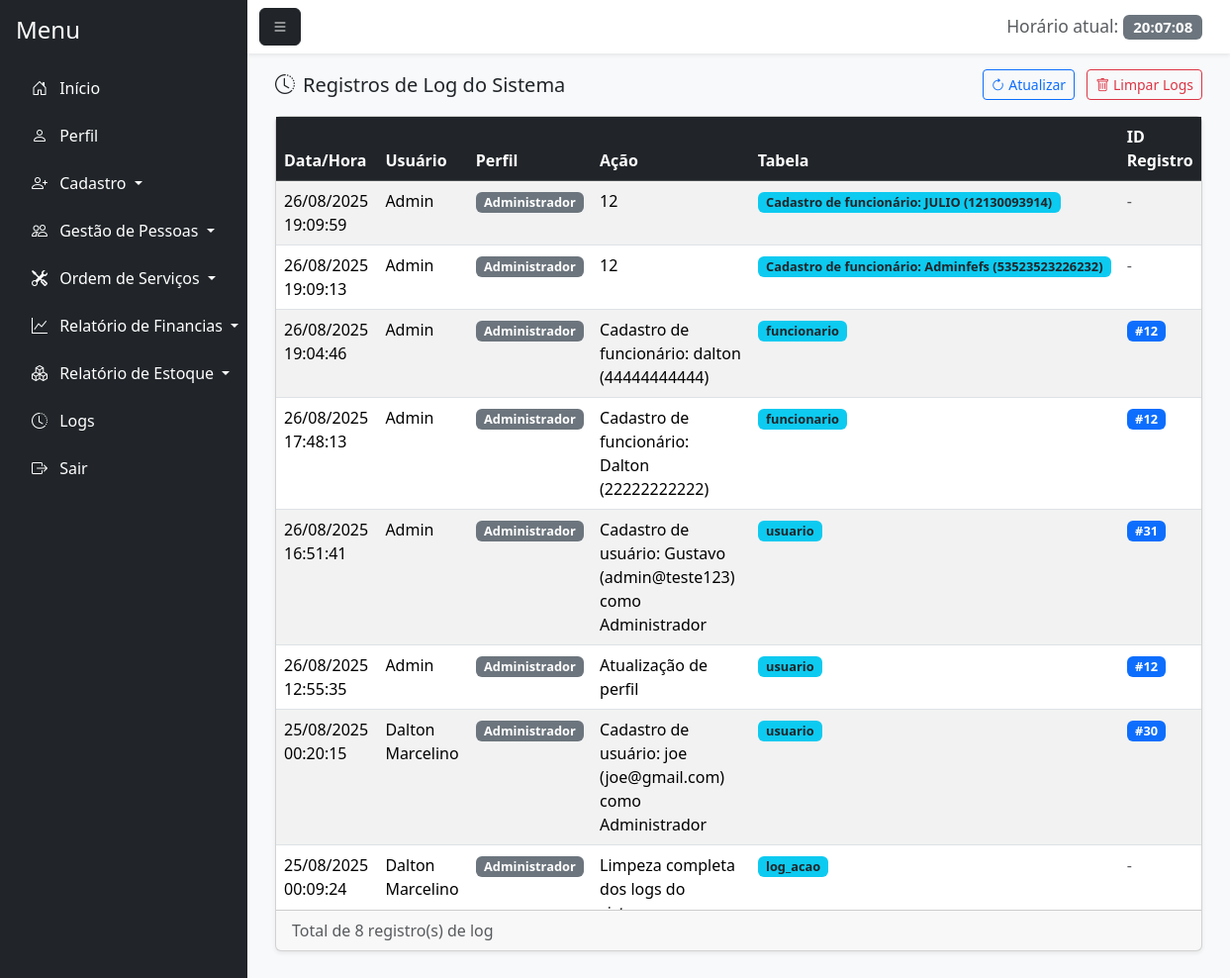
The page /logs.php (signed in) on the database its author committed.
### tables this page shows
CREATE TABLE `log_acao` (
  `id_log` int(11) NOT NULL,
  `id_usuario` int(11) NOT NULL,
  `id_perfil` int(11) NOT NULL,
  `acao` varchar(255) NOT NULL,
  `tabela_afetada` varchar(100) NOT NULL,
  `id_registro` int(11) DEFAULT NULL,
  `data_hora` timestamp NOT NULL DEFAULT current_timestamp()
);

CREATE TABLE `usuario` (
  `id_usuario` int(11) NOT NULL,
  `nome_usuario` varchar(100) NOT NULL,
  `senha` varchar(255) NOT NULL,
  `email` varchar(100) NOT NULL,
  `senha_temporaria` tinyint(1) DEFAULT 0,
  `id_perfil` int(11) NOT NULL,
  `status` enum('Ativo','Inativo') DEFAULT 'Ativo',
  `id_motivo_inatividade` int(11) DEFAULT NULL,
  `data_inatividade` date DEFAULT NULL,
  `observacao_inatividade` text DEFAULT NULL
);

CREATE TABLE `perfil` (
  `id_perfil` int(11) NOT NULL,
  `nome_perfil` varchar(100) NOT NULL
);

### logs.php (the view, shortened to what this page needs)
<?php
require_once 'conexao.php';
$sql = "SELECT l.*, u.nome_usuario, p.nome_perfil
        FROM log_acao l
        JOIN usuario u ON l.id_usuario = u.id_usuario
        JOIN perfil p ON l.id_perfil = p.id_perfil
        ORDER BY l.data_hora DESC";
$stmt = $pdo->query($sql);
$logs = $stmt->fetchAll(PDO::FETCH_ASSOC);
?>
<!DOCTYPE html>
<html lang="pt-BR">
<head>
    <link href="https://cdn.jsdelivr.net/npm/bootstrap@5.3.7/dist/css/bootstrap.min.css" rel="stylesheet">
    <link href="https://cdn.jsdelivr.net/npm/bootstrap-icons@1.11.1/font/bootstrap-icons.css" rel="stylesheet">
</head>
<body>
<div class="d-flex vh-100 bg-light">
    <nav id="sidebar" class="bg-dark text-white p-3" style="width: 250px;">
        <h4 class="mb-4">Menu</h4>
        <ul class="nav flex-column">
            <li class="nav-item mb-2">
                <a href="principal.php" class="nav-link text-white"><i class="bi bi-house-door me-2"></i> Início</a>
            </li>
            <li class="nav-item mb-2">
                <a href="perfil.php" class="nav-link text-white"><i class="bi bi-person me-2"></i> Perfil</a>
            </li>
            <li class="nav-item mb-2 dropdown">
                <a class="nav-link text-white dropdown-toggle" href="#" id="cadastroDropdown" role="button" data-bs-toggle="dropdown" aria-expanded="false">
                    <i class="bi bi-person-plus me-2"></i> Cadastro
                </a>
            </li>
            <li class="nav-item mb-2 dropdown">
                <a class="nav-link text-white dropdown-toggle" href="#" id="gestaoDropdown" role="button" data-bs-toggle="dropdown" aria-expanded="false">
                    <i class="bi bi-people me-2"></i> Gestão de Pessoas
                </a>
            </li>
            <li class="nav-item mb-2 dropdown">
                <a class="nav-link text-white dropdown-toggle" href="#" id="ordemDropdown" role="button" data-bs-toggle="dropdown" aria-expanded="false">
                    <i class="bi bi-tools me-2"></i> Ordem de Serviços
                </a>
            </li>
            <li class="nav-item mb-2 dropdown">
                <a class="nav-link text-white dropdown-toggle" href="#" id="financiasDropdown" role="button" data-bs-toggle="dropdown" aria-expanded="false">
                    <i class="bi bi-graph-up me-2"></i> Relatório de Financias
                </a>
            </li>
            <li class="nav-item mb-2 dropdown">
                <a class="nav-link text-white dropdown-toggle" href="#" id="estoqueDropdown" role="button" data-bs-toggle="dropdown" aria-expanded="false">
                    <i class="bi bi-boxes me-2"></i> Relatório de Estoque
                </a>
            </li>
            <li class="nav-item mb-2">
                <a href="logs.php" class="nav-link text-white active">
                    <i class="bi bi-clock-history me-2"></i> Logs
                </a>
            </li>
            <li class="nav-item">
                <a href="index.php" class="nav-link text-white"><i class="bi bi-box-arrow-right me-2"></i> Sair</a>
            </li>
        </ul>
    </nav>
    <div class="flex-grow-1 d-flex flex-column">
        <nav class="navbar navbar-light bg-white shadow-sm">
            <div class="container-fluid">
                <button class="btn btn-dark" id="menu-toggle"><i class="bi bi-list"></i></button>
                <span class="navbar-brand mb-0 h1">
                    <small class="text-muted">Horário atual:</small>
                    <span id="liveClock" class="badge bg-secondary"></span>
                </span>
            </div>
        </nav>
        <div class="flex-grow-1 p-3" style="overflow-y: auto;">
            <div class="container-fluid">
                <div class="d-flex justify-content-between align-items-center mb-3">
                    <h5 class="mb-0"><i class="bi bi-clock-history me-2"></i>Registros de Log do Sistema</h5>
                    <div>
                        <button class="btn btn-outline-primary btn-sm me-2" onclick="window.location.reload()">
                            <i class="bi bi-arrow-clockwise"></i> Atualizar
                        </button>
                        <?php if ($_SESSION['perfil'] == 1): ?>
                            <button class="btn btn-outline-danger btn-sm" onclick="confirmarLimpezaLogs()">
                                <i class="bi bi-trash"></i> Limpar Logs
                            </button>
                        <?php endif; ?>
                    </div>
                </div>
                <div class="card shadow-sm">
                    <div class="card-body p-0">
                        <div class="table-responsive">
                            <table class="table table-striped table-hover mb-0">
                                <thead class="table-dark sticky-top">
                                    <tr>
                                        <th>Data/Hora</th>
                                        <th>Usuário</th>
                                        <th>Perfil</th>
                                        <th>Ação</th>
                                        <th>Tabela</th>
                                        <th>ID Registro</th>
                                    </tr>
                                </thead>
                                <tbody>
                                    <?php if (!empty($logs)): ?>
                                        <?php foreach ($logs as $log): ?>
                                            <tr>
                                                <td><?= date('d/m/Y H:i:s', strtotime($log['data_hora'])) ?></td>
                                                <td><?= htmlspecialchars($log['nome_usuario']) ?></td>
                                                <td>
                                                    <span class="badge bg-secondary badge-log">
                                                        <?= htmlspecialchars($log['nome_perfil']) ?>
                                                    </span>
                                                </td>
                                                <td><?= htmlspecialchars($log['acao']) ?></td>
                                                <td>
                                                    <span class="badge bg-info text-dark badge-log">
                                                        <?= htmlspecialchars($log['tabela_afetada']) ?>
                                                    </span>
                                                </td>
                                                <td>
                                                    <?php if ($log['id_registro']): ?>
                                                        <span class="badge bg-primary badge-log">
                                                            #<?= htmlspecialchars($log['id_registro']) ?>
                                                        </span>
                                                    <?php else: ?>
                                                        <span class="text-muted">-</span>
                                                    <?php endif; ?>
                                                </td>
                                            </tr>
                                        <?php endforeach; ?>
                                    <?php endif; ?>
                                </tbody>
                            </table>
                        </div>
                    </div>
                    <?php if (!empty($logs)): ?>
                    <div class="card-footer py-2">
                        <div class="d-flex justify-content-between align-items-center">
                            <div>
                                <span class="text-muted">
                                    Total de <?= count($logs) ?> registro(s) de log
                                </span>
                            </div>
                        </div>
                    </div>
                    <?php endif; ?>
                </div>
            </div>
        </div>
    </div>
</div>
</body>
</html>

### logs.php (style rules this page uses)
.table-responsive { max-height: 70vh; overflow-y: auto; }
.badge-log { font-size: 0.8em; }

### rows shown on the page
log_acao: data_hora "26/08/2025 19:09:59", id_usuario.nome_usuario "Admin", id_perfil.nome_perfil "Administrador", acao "12", tabela_afetada "Cadastro de funcionário: JULIO (12130093914)"
log_acao: data_hora "26/08/2025 19:09:13", id_usuario.nome_usuario "Admin", id_perfil.nome_perfil "Administrador", acao "12", tabela_afetada "Cadastro de funcionário: Adminfefs (53523523226232)"
log_acao: data_hora "26/08/2025 19:04:46", id_usuario.nome_usuario "Admin", id_perfil.nome_perfil "Administrador", acao "Cadastro de funcionário: dalton (44444444444)", tabela_afetada "funcionario", id_registro "12"
log_acao: data_hora "26/08/2025 17:48:13", id_usuario.nome_usuario "Admin", id_perfil.nome_perfil "Administrador", acao "Cadastro de funcionário: Dalton (22222222222)", tabela_afetada "funcionario", id_registro "12"
log_acao: data_hora "26/08/2025 16:51:41", id_usuario.nome_usuario "Admin", id_perfil.nome_perfil "Administrador", acao "Cadastro de usuário: Gustavo (admin@teste123) como Administrador", tabela_afetada "usuario", id_registro "31"
log_acao: data_hora "26/08/2025 12:55:35", id_usuario.nome_usuario "Admin", id_perfil.nome_perfil "Administrador", acao "Atualização de perfil", tabela_afetada "usuario", id_registro "12"
log_acao: data_hora "25/08/2025 00:20:15", id_usuario.nome_usuario "Dalton Marcelino", id_perfil.nome_perfil "Administrador", acao "Cadastro de usuário: joe (joe@gmail.com) como Administrador", tabela_afetada "usuario", id_registro "30"
log_acao: data_hora "25/08/2025 00:09:24", id_usuario.nome_usuario "Dalton Marcelino", id_perfil.nome_perfil "Administrador", acao "Limpeza completa dos logs do…", tabela_afetada "log_acao"

### other values the page prints
count($logs) "8"
